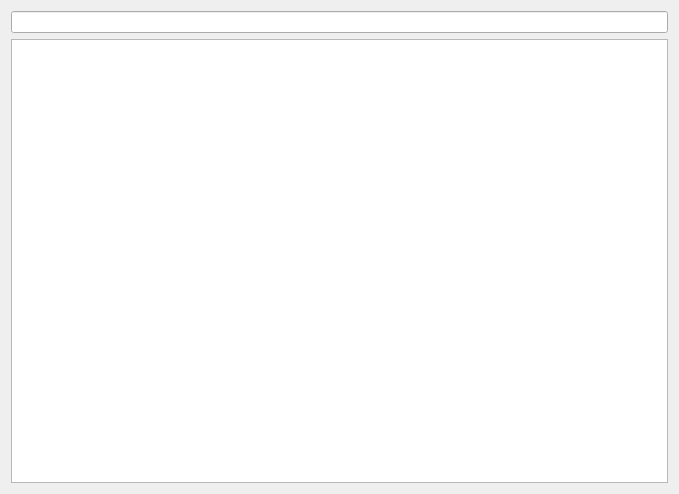
<?xml version="1.0" encoding="UTF-8"?>
<ui version="4.0">
 <class>FileTransferDialog</class>
 <widget class="QDialog" name="FileTransferDialog">
  <property name="geometry">
   <rect>
    <x>0</x>
    <y>0</y>
    <width>679</width>
    <height>494</height>
   </rect>
  </property>
  <property name="windowTitle">
   <string>文件下载</string>
  </property>
  <layout class="QVBoxLayout" name="verticalLayout">
   <item>
    <widget class="QLineEdit" name="lineEdit"/>
   </item>
   <item>
    <widget class="QListWidget" name="listWidget"/>
   </item>
  </layout>
 </widget>
 <resources/>
 <connections/>
</ui>
